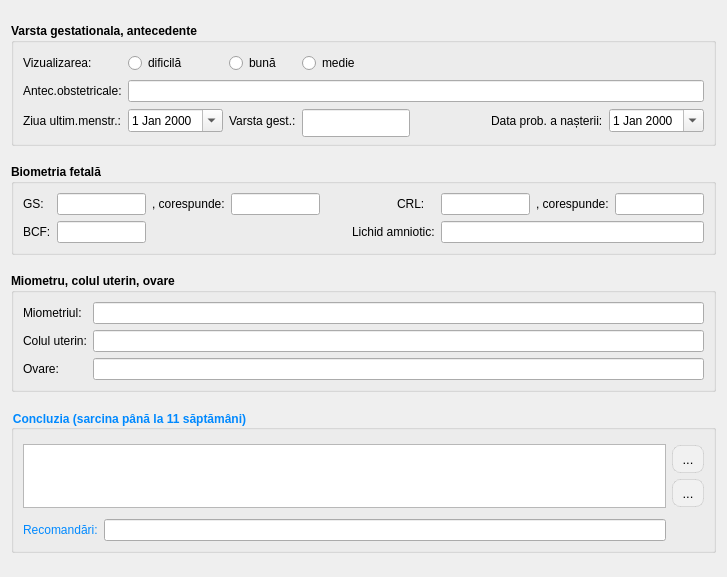
             <widget class="QWidget" name="scrollAreaWidgetContents_gestation0">
              <property name="geometry">
               <rect>
                <x>0</x>
                <y>0</y>
                <width>727</width>
                <height>577</height>
               </rect>
              </property>
              <layout class="QGridLayout" name="gridLayout_40">
               <item row="0" column="0">
                <widget class="QGroupBox" name="groupBox_21">
                 <property name="sizePolicy">
                  <sizepolicy hsizetype="Expanding" vsizetype="Fixed">
                   <horstretch>0</horstretch>
                   <verstretch>0</verstretch>
                  </sizepolicy>
                 </property>
                 <property name="font">
                  <font>
                   <family>Segoe UI</family>
                   <bold>true</bold>
                  </font>
                 </property>
                 <property name="title">
                  <string>Varsta gestationala, antecedente</string>
                 </property>
                 <layout class="QGridLayout" name="gridLayout_36">
                  <item row="2" column="3" colspan="3">
                   <widget class="QLineEdit" name="gestation0_gestation">
                    <property name="sizePolicy">
                     <sizepolicy hsizetype="Expanding" vsizetype="Ignored">
                      <horstretch>0</horstretch>
                      <verstretch>0</verstretch>
                     </sizepolicy>
                    </property>
                    <property name="minimumSize">
                     <size>
                      <width>0</width>
                      <height>28</height>
                     </size>
                    </property>
                    <property name="font">
                     <font>
                      <family>Segoe UI</family>
                      <bold>false</bold>
                     </font>
                    </property>
                   </widget>
                  </item>
                  <item row="2" column="0">
                   <widget class="QLabel" name="label_173">
                    <property name="font">
                     <font>
                      <family>Segoe UI</family>
                      <bold>false</bold>
                     </font>
                    </property>
                    <property name="text">
                     <string>Ziua ultim.menstr.:</string>
                    </property>
                   </widget>
                  </item>
                  <item row="2" column="6">
                   <spacer name="horizontalSpacer_14">
                    <property name="orientation">
                     <enum>Qt::Horizontal</enum>
                    </property>
                    <property name="sizeHint" stdset="0">
                     <size>
                      <width>40</width>
                      <height>20</height>
                     </size>
                    </property>
                   </spacer>
                  </item>
                  <item row="2" column="2">
                   <widget class="QLabel" name="label_87">
                    <property name="sizePolicy">
                     <sizepolicy hsizetype="Preferred" vsizetype="Preferred">
                      <horstretch>0</horstretch>
                      <verstretch>0</verstretch>
                     </sizepolicy>
                    </property>
                    <property name="font">
                     <font>
                      <family>Segoe UI</family>
                      <bold>false</bold>
                     </font>
                    </property>
                    <property name="text">
                     <string>Varsta gest.:</string>
                    </property>
                   </widget>
                  </item>
                  <item row="2" column="7">
                   <widget class="QLabel" name="label_164">
                    <property name="font">
                     <font>
                      <family>Segoe UI</family>
                      <bold>false</bold>
                     </font>
                    </property>
                    <property name="text">
                     <string>Data prob. a nașterii:</string>
                    </property>
                   </widget>
                  </item>
                  <item row="2" column="8">
                   <widget class="QDateEdit" name="gestation0_probableDateBirth">
                    <property name="font">
                     <font>
                      <family>Segoe UI</family>
                      <bold>false</bold>
                     </font>
                    </property>
                    <property name="calendarPopup">
                     <bool>true</bool>
                    </property>
                   </widget>
                  </item>
                  <item row="2" column="1">
                   <widget class="QDateEdit" name="gestation0_LMP">
                    <property name="font">
                     <font>
                      <family>Segoe UI</family>
                      <bold>false</bold>
                     </font>
                    </property>
                    <property name="calendarPopup">
                     <bool>true</bool>
                    </property>
                   </widget>
                  </item>
                  <item row="1" column="0">
                   <widget class="QLabel" name="label_86">
                    <property name="font">
                     <font>
                      <family>Segoe UI</family>
                      <bold>false</bold>
                     </font>
                    </property>
                    <property name="text">
                     <string>Antec.obstetricale:</string>
                    </property>
                   </widget>
                  </item>
                  <item row="0" column="0">
                   <widget class="QLabel" name="label_97">
                    <property name="font">
                     <font>
                      <family>Segoe UI</family>
                      <bold>false</bold>
                     </font>
                    </property>
                    <property name="text">
                     <string>Vizualizarea:</string>
                    </property>
                   </widget>
                  </item>
                  <item row="0" column="1">
                   <widget class="QRadioButton" name="gestation0_view_difficult">
                    <property name="font">
                     <font>
                      <family>Segoe UI</family>
                      <bold>false</bold>
                     </font>
                    </property>
                    <property name="text">
                     <string>dificilă</string>
                    </property>
                   </widget>
                  </item>
                  <item row="0" column="2">
                   <widget class="QRadioButton" name="gestation0_view_good">
                    <property name="font">
                     <font>
                      <family>Segoe UI</family>
                      <bold>false</bold>
                     </font>
                    </property>
                    <property name="text">
                     <string>bună</string>
                    </property>
                   </widget>
                  </item>
                  <item row="1" column="1" colspan="8">
                   <widget class="QLineEdit" name="gestation0_antecedent">
                    <property name="minimumSize">
                     <size>
                      <width>0</width>
                      <height>0</height>
                     </size>
                    </property>
                    <property name="font">
                     <font>
                      <family>Segoe UI</family>
                      <bold>false</bold>
                     </font>
                    </property>
                   </widget>
                  </item>
                  <item row="0" column="3">
                   <widget class="QRadioButton" name="gestation0_view_medium">
                    <property name="font">
                     <font>
                      <family>Segoe UI</family>
                      <bold>false</bold>
                     </font>
                    </property>
                    <property name="text">
                     <string>medie</string>
                    </property>
                   </widget>
                  </item>
                 </layout>
                </widget>
               </item>
               <item row="1" column="0">
                <widget class="QGroupBox" name="groupBox_22">
                 <property name="sizePolicy">
                  <sizepolicy hsizetype="Expanding" vsizetype="Fixed">
                   <horstretch>0</horstretch>
                   <verstretch>0</verstretch>
                  </sizepolicy>
                 </property>
                 <property name="font">
                  <font>
                   <family>Segoe UI</family>
                   <bold>true</bold>
                  </font>
                 </property>
                 <property name="title">
                  <string>Biometria fetală</string>
                 </property>
                 <layout class="QGridLayout" name="gridLayout_39">
                  <item row="0" column="0">
                   <widget class="QLabel" name="label_90">
                    <property name="font">
                     <font>
                      <family>Segoe UI</family>
                      <bold>false</bold>
                     </font>
                    </property>
                    <property name="text">
                     <string>GS:</string>
                    </property>
                   </widget>
                  </item>
                  <item row="0" column="10">
                   <widget class="QLineEdit" name="gestation0_CRL_age">
                    <property name="font">
                     <font>
                      <family>Segoe UI</family>
                      <bold>false</bold>
                     </font>
                    </property>
                   </widget>
                  </item>
                  <item row="0" column="2">
                   <widget class="QLineEdit" name="gestation0_GS_dimens">
                    <property name="font">
                     <font>
                      <family>Segoe UI</family>
                      <bold>false</bold>
                     </font>
                    </property>
                   </widget>
                  </item>
                  <item row="0" column="3">
                   <widget class="QLabel" name="label_91">
                    <property name="font">
                     <font>
                      <family>Segoe UI</family>
                      <bold>false</bold>
                     </font>
                    </property>
                    <property name="text">
                     <string>, corespunde:</string>
                    </property>
                   </widget>
                  </item>
                  <item row="0" column="8">
                   <widget class="QLineEdit" name="gestation0_CRL_dimens">
                    <property name="font">
                     <font>
                      <family>Segoe UI</family>
                      <bold>false</bold>
                     </font>
                    </property>
                   </widget>
                  </item>
                  <item row="0" column="7">
                   <widget class="QLabel" name="label_92">
                    <property name="font">
                     <font>
                      <family>Segoe UI</family>
                      <bold>false</bold>
                     </font>
                    </property>
                    <property name="text">
                     <string>CRL:</string>
                    </property>
                   </widget>
                  </item>
                  <item row="1" column="6" colspan="2">
                   <widget class="QLabel" name="label_89">
                    <property name="font">
                     <font>
                      <family>Segoe UI</family>
                      <bold>false</bold>
                     </font>
                    </property>
                    <property name="text">
                     <string>Lichid amniotic:</string>
                    </property>
                   </widget>
                  </item>
                  <item row="1" column="8" colspan="3">
                   <widget class="QLineEdit" name="gestation0_liquid_amniotic">
                    <property name="font">
                     <font>
                      <family>Segoe UI</family>
                      <bold>false</bold>
                     </font>
                    </property>
                   </widget>
                  </item>
                  <item row="0" column="4">
                   <widget class="QLineEdit" name="gestation0_GS_age">
                    <property name="font">
                     <font>
                      <family>Segoe UI</family>
                      <bold>false</bold>
                     </font>
                    </property>
                   </widget>
                  </item>
                  <item row="1" column="0">
                   <widget class="QLabel" name="label_88">
                    <property name="font">
                     <font>
                      <family>Segoe UI</family>
                      <bold>false</bold>
                     </font>
                    </property>
                    <property name="text">
                     <string>BCF:</string>
                    </property>
                   </widget>
                  </item>
                  <item row="0" column="9">
                   <widget class="QLabel" name="label_93">
                    <property name="font">
                     <font>
                      <family>Segoe UI</family>
                      <bold>false</bold>
                     </font>
                    </property>
                    <property name="text">
                     <string>, corespunde:</string>
                    </property>
                   </widget>
                  </item>
                  <item row="1" column="5">
                   <spacer name="horizontalSpacer_32">
                    <property name="orientation">
                     <enum>Qt::Horizontal</enum>
                    </property>
                    <property name="sizeHint" stdset="0">
                     <size>
                      <width>40</width>
                      <height>20</height>
                     </size>
                    </property>
                   </spacer>
                  </item>
                  <item row="0" column="5" colspan="2">
                   <spacer name="horizontalSpacer_18">
                    <property name="orientation">
                     <enum>Qt::Horizontal</enum>
                    </property>
                    <property name="sizeHint" stdset="0">
                     <size>
                      <width>66</width>
                      <height>20</height>
                     </size>
                    </property>
                   </spacer>
                  </item>
                  <item row="1" column="2">
                   <widget class="QLineEdit" name="gestation0_BCF">
                    <property name="font">
                     <font>
                      <family>Segoe UI</family>
                      <bold>false</bold>
                     </font>
                    </property>
                   </widget>
                  </item>
                  <item row="1" column="3" colspan="2">
                   <spacer name="horizontalSpacer_19">
                    <property name="orientation">
                     <enum>Qt::Horizontal</enum>
                    </property>
                    <property name="sizeHint" stdset="0">
                     <size>
                      <width>40</width>
                      <height>20</height>
                     </size>
                    </property>
                   </spacer>
                  </item>
                 </layout>
                </widget>
               </item>
               <item row="2" column="0">
                <widget class="QGroupBox" name="groupBox_23">
                 <property name="sizePolicy">
                  <sizepolicy hsizetype="Preferred" vsizetype="Fixed">
                   <horstretch>0</horstretch>
                   <verstretch>0</verstretch>
                  </sizepolicy>
                 </property>
                 <property name="font">
                  <font>
                   <family>Segoe UI</family>
                   <bold>true</bold>
                  </font>
                 </property>
                 <property name="title">
                  <string>Miometru, colul uterin, ovare</string>
                 </property>
                 <layout class="QGridLayout" name="gridLayout_38">
                  <item row="2" column="0">
                   <widget class="QLabel" name="label_96">
                    <property name="font">
                     <font>
                      <family>Segoe UI</family>
                      <bold>false</bold>
                     </font>
                    </property>
                    <property name="text">
                     <string>Ovare:</string>
                    </property>
                   </widget>
                  </item>
                  <item row="0" column="0">
                   <widget class="QLabel" name="label_94">
                    <property name="font">
                     <font>
                      <family>Segoe UI</family>
                      <bold>false</bold>
                     </font>
                    </property>
                    <property name="text">
                     <string>Miometriul:</string>
                    </property>
                   </widget>
                  </item>
                  <item row="1" column="0">
                   <widget class="QLabel" name="label_95">
                    <property name="font">
                     <font>
                      <family>Segoe UI</family>
                      <bold>false</bold>
                     </font>
                    </property>
                    <property name="text">
                     <string>Colul uterin:</string>
                    </property>
                   </widget>
                  </item>
                  <item row="1" column="2">
                   <widget class="QLineEdit" name="gestation0_cervix">
                    <property name="font">
                     <font>
                      <family>Segoe UI</family>
                      <bold>false</bold>
                     </font>
                    </property>
                   </widget>
                  </item>
                  <item row="0" column="2">
                   <widget class="QLineEdit" name="gestation0_miometer">
                    <property name="font">
                     <font>
                      <family>Segoe UI</family>
                      <bold>false</bold>
                     </font>
                    </property>
                   </widget>
                  </item>
                  <item row="2" column="2">
                   <widget class="QLineEdit" name="gestation0_ovary">
                    <property name="font">
                     <font>
                      <family>Segoe UI</family>
                      <bold>false</bold>
                     </font>
                    </property>
                   </widget>
                  </item>
                 </layout>
                </widget>
               </item>
               <item row="3" column="0">
                <widget class="QGroupBox" name="groupBox_24">
                 <property name="sizePolicy">
                  <sizepolicy hsizetype="Preferred" vsizetype="Fixed">
                   <horstretch>0</horstretch>
                   <verstretch>0</verstretch>
                  </sizepolicy>
                 </property>
                 <property name="font">
                  <font>
                   <family>Cantarell</family>
                   <bold>true</bold>
                  </font>
                 </property>
                 <property name="styleSheet">
                  <string notr="true">color: rgb(0, 137, 255);</string>
                 </property>
                 <property name="title">
                  <string>Concluzia (sarcina până la 11 săptămâni)</string>
                 </property>
                 <layout class="QGridLayout" name="gridLayout_37">
                  <item row="4" column="2">
                   <spacer name="verticalSpacer_12">
                    <property name="orientation">
                     <enum>Qt::Vertical</enum>
                    </property>
                    <property name="sizeHint" stdset="0">
                     <size>
                      <width>20</width>
                      <height>21</height>
                     </size>
                    </property>
                   </spacer>
                  </item>
                  <item row="0" column="0" rowspan="4" colspan="2">
                   <widget class="QPlainTextEdit" name="gestation0_concluzion">
                    <property name="sizePolicy">
                     <sizepolicy hsizetype="Expanding" vsizetype="Fixed">
                      <horstretch>0</horstretch>
                      <verstretch>0</verstretch>
                     </sizepolicy>
                    </property>
                    <property name="maximumSize">
                     <size>
                      <width>16777215</width>
                      <height>64</height>
                     </size>
                    </property>
                   </widget>
                  </item>
                  <item row="4" column="1">
                   <widget class="LineEditCustom" name="gestation0_recommendation"/>
                  </item>
                  <item row="4" column="0">
                   <widget class="QLabel" name="label_98">
                    <property name="text">
                     <string>Recomandări:</string>
                    </property>
                   </widget>
                  </item>
                  <item row="1" column="2">
                   <widget class="QToolButton" name="btn_template_gestation0">
                    <property name="styleSheet">
                     <string notr="true">QToolButton
{
    border: 1px solid rgba(0, 0, 0, 0.1);
    border-radius: 8px;
    background-color: #f1f1f1;
    color: #000000;
    font-size: 13px;
    padding: 4px 4px;
}
QToolButton:hover
{
    background-color: #e0e0e0;
}
QToolButton:pressed
{
    background-color: #d0d0d0;
}</string>
                    </property>
                    <property name="text">
                     <string>...</string>
                    </property>
                    <property name="icon">
                     <iconset resource="../resource.qrc">
                      <normaloff>:/img/select.png</normaloff>:/img/select.png</iconset>
                    </property>
                   </widget>
                  </item>
                  <item row="2" column="2">
                   <widget class="QToolButton" name="btn_add_template_gestation0">
                    <property name="styleSheet">
                     <string notr="true">QToolButton
{
    border: 1px solid rgba(0, 0, 0, 0.1);
    border-radius: 8px;
    background-color: #f1f1f1;
    color: #000000;
    font-size: 13px;
    padding: 4px 4px;
}
QToolButton:hover
{
    background-color: #e0e0e0;
}
QToolButton:pressed
{
    background-color: #d0d0d0;
}</string>
                    </property>
                    <property name="text">
                     <string>...</string>
                    </property>
                    <property name="icon">
                     <iconset resource="../resource.qrc">
                      <normaloff>:/img/add_x32.png</normaloff>:/img/add_x32.png</iconset>
                    </property>
                   </widget>
                  </item>
                 </layout>
                </widget>
               </item>
              </layout>
             </widget>
